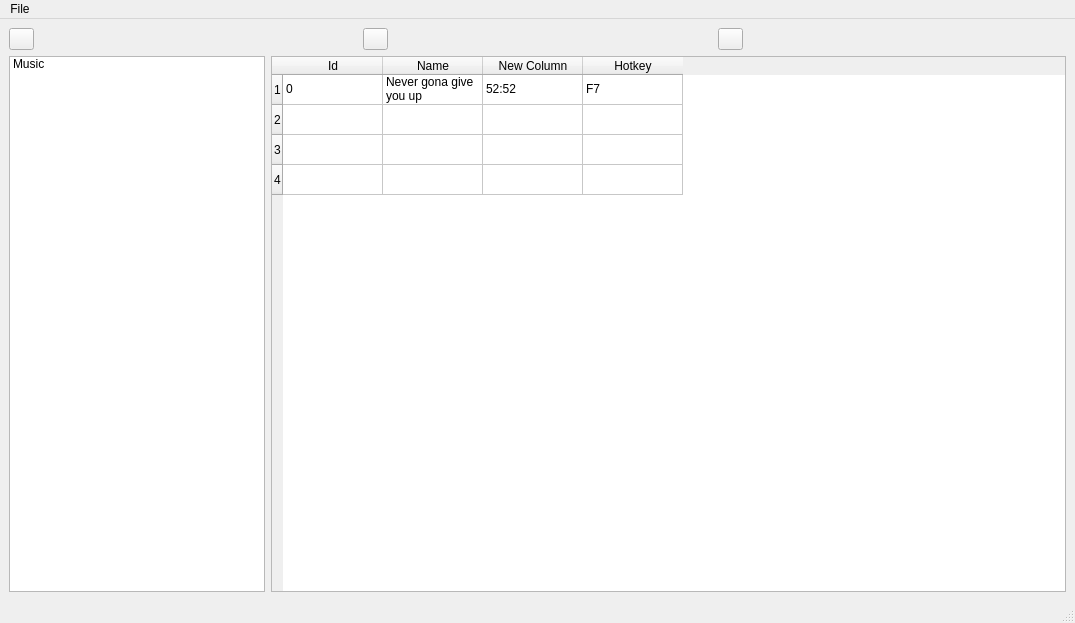
<?xml version="1.0" encoding="UTF-8"?>
<ui version="4.0">
 <class>MainWindow</class>
 <widget class="QMainWindow" name="MainWindow">
  <property name="geometry">
   <rect>
    <x>0</x>
    <y>0</y>
    <width>1075</width>
    <height>623</height>
   </rect>
  </property>
  <property name="windowTitle">
   <string>MainWindow</string>
  </property>
  <widget class="QWidget" name="centralwidget">
   <layout class="QGridLayout" name="gridLayout">
    <item row="0" column="0">
     <layout class="QVBoxLayout" name="verticalLayout">
      <item>
       <layout class="QHBoxLayout" name="playerLayout">
        <property name="sizeConstraint">
         <enum>QLayout::SizeConstraint::SetMinimumSize</enum>
        </property>
        <item alignment="Qt::AlignmentFlag::AlignLeft|Qt::AlignmentFlag::AlignTop">
         <widget class="QPushButton" name="playbackButton">
          <property name="maximumSize">
           <size>
            <width>25</width>
            <height>25</height>
           </size>
          </property>
          <property name="cursor">
           <cursorShape>ArrowCursor</cursorShape>
          </property>
          <property name="text">
           <string/>
          </property>
          <property name="icon">
           <iconset resource="../../resources.qrc">
            <normaloff>:/icons/resources/icons/play.png</normaloff>:/icons/resources/icons/play.png</iconset>
          </property>
         </widget>
        </item>
        <item alignment="Qt::AlignmentFlag::AlignLeft|Qt::AlignmentFlag::AlignTop">
         <widget class="QPushButton" name="previousButton">
          <property name="maximumSize">
           <size>
            <width>25</width>
            <height>25</height>
           </size>
          </property>
          <property name="text">
           <string/>
          </property>
          <property name="icon">
           <iconset resource="../../resources.qrc">
            <normaloff>:/icons/resources/icons/previous.png</normaloff>:/icons/resources/icons/previous.png</iconset>
          </property>
         </widget>
        </item>
        <item alignment="Qt::AlignmentFlag::AlignLeft|Qt::AlignmentFlag::AlignTop">
         <widget class="QPushButton" name="nextButton">
          <property name="maximumSize">
           <size>
            <width>25</width>
            <height>25</height>
           </size>
          </property>
          <property name="text">
           <string/>
          </property>
          <property name="icon">
           <iconset resource="../../resources.qrc">
            <normaloff>:/icons/resources/icons/next.png</normaloff>:/icons/resources/icons/next.png</iconset>
          </property>
         </widget>
        </item>
       </layout>
      </item>
      <item>
       <layout class="QHBoxLayout" name="horizontalLayout_2">
        <item>
         <layout class="QHBoxLayout" name="horizontalLayout">
          <item>
           <widget class="QListWidget" name="playlistList">
            <property name="sizePolicy">
             <sizepolicy hsizetype="Minimum" vsizetype="Expanding">
              <horstretch>0</horstretch>
              <verstretch>0</verstretch>
             </sizepolicy>
            </property>
            <item>
             <property name="text">
              <string>Music</string>
             </property>
            </item>
           </widget>
          </item>
          <item>
           <widget class="QTableWidget" name="soundTable">
            <property name="sizeAdjustPolicy">
             <enum>QAbstractScrollArea::SizeAdjustPolicy::AdjustIgnored</enum>
            </property>
            <property name="showGrid">
             <bool>true</bool>
            </property>
            <property name="gridStyle">
             <enum>Qt::PenStyle::SolidLine</enum>
            </property>
            <property name="sortingEnabled">
             <bool>false</bool>
            </property>
            <property name="rowCount">
             <number>4</number>
            </property>
            <attribute name="horizontalHeaderCascadingSectionResizes">
             <bool>false</bool>
            </attribute>
            <attribute name="verticalHeaderStretchLastSection">
             <bool>false</bool>
            </attribute>
            <row/>
            <row/>
            <row/>
            <row/>
            <column>
             <property name="text">
              <string>Id</string>
             </property>
            </column>
            <column>
             <property name="text">
              <string>Name</string>
             </property>
            </column>
            <column>
             <property name="text">
              <string>New Column</string>
             </property>
            </column>
            <column>
             <property name="text">
              <string>Hotkey</string>
             </property>
            </column>
            <item row="0" column="0">
             <property name="text">
              <string>0</string>
             </property>
            </item>
            <item row="0" column="1">
             <property name="text">
              <string>Never gona give you up</string>
             </property>
            </item>
            <item row="0" column="2">
             <property name="text">
              <string>52:52</string>
             </property>
            </item>
            <item row="0" column="3">
             <property name="text">
              <string>F7</string>
             </property>
            </item>
           </widget>
          </item>
         </layout>
        </item>
       </layout>
      </item>
     </layout>
    </item>
   </layout>
  </widget>
  <widget class="QMenuBar" name="menubar">
   <property name="geometry">
    <rect>
     <x>0</x>
     <y>0</y>
     <width>1075</width>
     <height>22</height>
    </rect>
   </property>
   <widget class="QMenu" name="menuFile">
    <property name="title">
     <string>File</string>
    </property>
    <addaction name="actionOpen_project"/>
    <addaction name="actionSave_project"/>
    <addaction name="separator"/>
    <addaction name="actionImport_sound"/>
   </widget>
   <addaction name="menuFile"/>
  </widget>
  <widget class="QStatusBar" name="statusbar"/>
  <action name="actionOpen_project">
   <property name="text">
    <string>Open project</string>
   </property>
  </action>
  <action name="actionSave_project">
   <property name="text">
    <string>Save project</string>
   </property>
  </action>
  <action name="actionImport_sound">
   <property name="text">
    <string>Import sound</string>
   </property>
  </action>
 </widget>
 <resources>
  <include location="../../resources.qrc"/>
 </resources>
 <connections/>
</ui>
